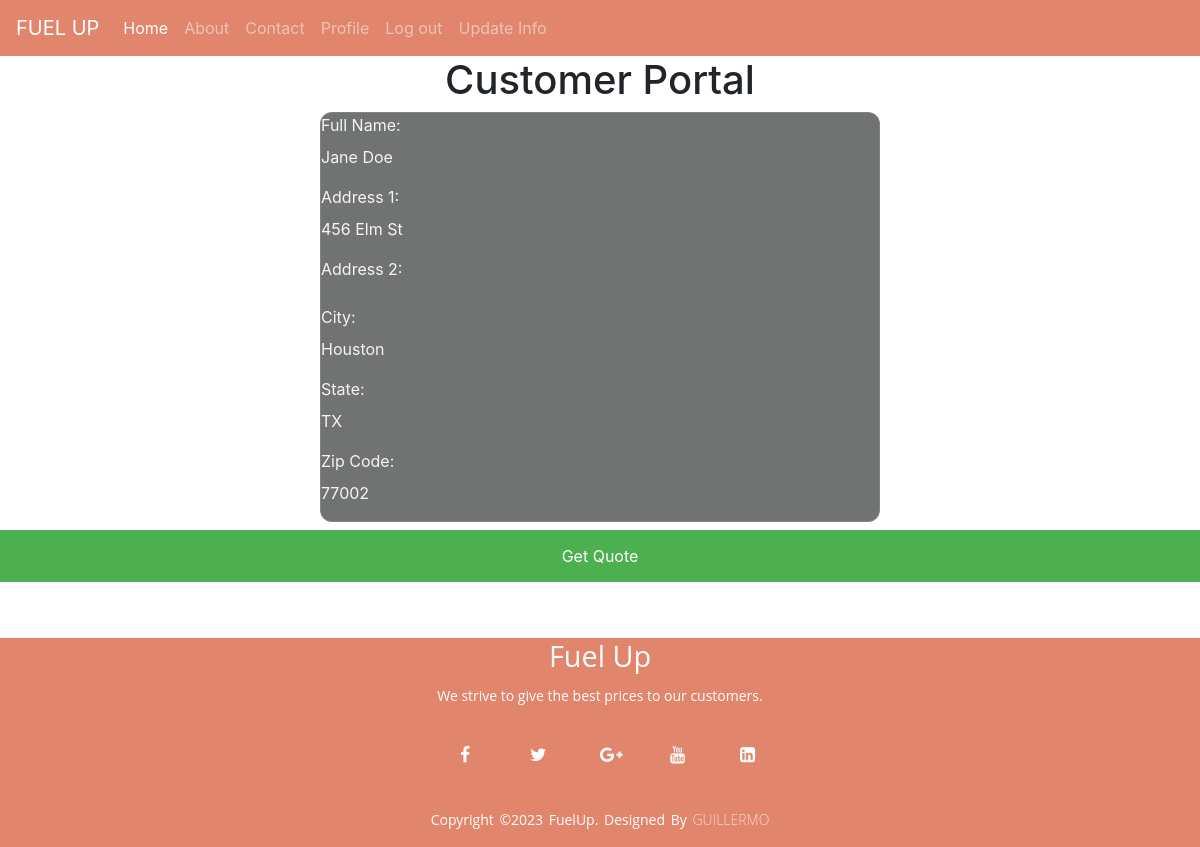
The page /customerPage.php (signed in) on the database its author committed.
### tables this page shows
CREATE TABLE `client_info` (
  `client_ID` int(100) NOT NULL,
  `Name` varchar(20) NOT NULL,
  `Address_1` varchar(40) NOT NULL,
  `Address_2` varchar(40) NOT NULL,
  `city` varchar(10) NOT NULL,
  `state` varchar(2) NOT NULL,
  `zipcode` int(5) NOT NULL,
  `cpm` int(100) NOT NULL
);

### customerPage.php (the view, shortened to what this page needs)
<?php
include('includes/header.php');
        require_once './includes/config/dbconnection.php';
      $sql = "SELECT name, address_1, address_2, city, state, zipcode FROM client_info WHERE client_ID = ?";
      $stmt = $con->prepare($sql);
      $stmt->bind_param("s", $_SESSION["useruid"]);
      $stmt->execute();
      $result = $stmt->get_result();
      $row = $result->fetch_assoc();
?>
<div class="customer_box">
    <h1 style="text-align: center">Customer Portal</h1>
    <form action="">
          <div class="form-group">
              <label>Full Name:</label>
              <p><?php echo $row['name']?></p>
          </div>
          <div class="form-group">
              <label>Address 1:</label>
              <p><?php echo $row['address_1']?></p>
          </div>
          <div class="form-group">
              <label>Address 2:</label>
          </div>
          <div class="form-group">
              <label>City:</label>
              <p><?php echo $row['city']?></p>
          </div>
          <div class="form-group">
              <label>State:</label>
             <p><?php echo $row['state']?></p>
          </div>
          <div class="form-group">
              <label>Zip Code:</label>
             <p><?php echo $row['zipcode']?></p>
        </div>
    </form>
        <a href="Fuel_Req_Form.php">
        <button class="submit_Button" name = "submit" type="submit">Get Quote</button>
        </a>
</div>
<br>
<br>
<?php
include('includes/footer.php');
?>

### css/style.css (style rules this page uses)
* { margin: 0; padding: 0; box-sizing: border-box; }
body { min-height: 100vh; }
form { width: 35rem; margin: auto; color: whitesmoke; backdrop-filter: blur(16px) saturate(180%); -webkit-backdrop-filter: blur(16px) saturate(180%); background-color: rgba(11, 15, 13, 0.582); border-radius: 12px; border: 1px solid rgba(255, 255, 255, 0.125); }
.submit_Button { background-color: #4CAF50; color: white; padding: 14px 20px; margin: 8px 0; border: none; cursor: pointer; width: 100%; }

### rows shown on the page
client_info: Name "Jane Doe", Address_1 "456 Elm St", city "Houston", state "TX", zipcode "77002"
